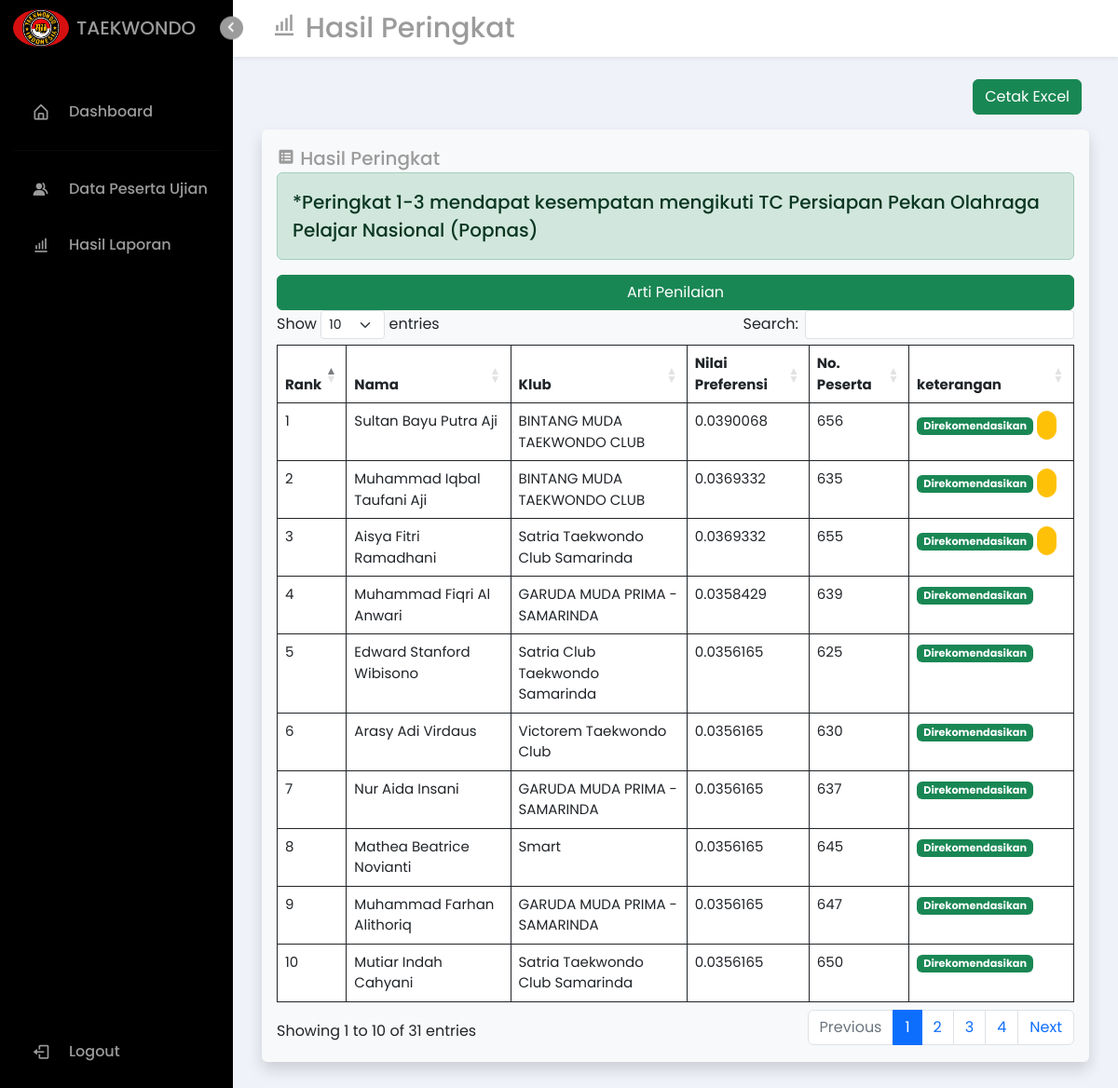
Page /public/staff/hasil on the committed database.
### tables this page shows
CREATE TABLE `alternatif` (
  `id` int(11) NOT NULL,
  `score` double NOT NULL,
  `nilai` double NOT NULL,
  `no_urut` int(4) NOT NULL,
  `nama` varchar(40) NOT NULL,
  `club` varchar(40) NOT NULL,
  `jurus` varchar(100) DEFAULT NULL,
  `14_gerakan_dasar` varchar(100) DEFAULT NULL,
  `teknik_tangan` varchar(100) DEFAULT NULL,
  `teknik_kaki` varchar(100) DEFAULT NULL,
  `sparing_1_langkah` varchar(100) DEFAULT NULL,
  `sparing` varchar(100) DEFAULT NULL,
  `pemecahan_papan` varchar(100) DEFAULT NULL,
  `tes_fisik` varchar(100) DEFAULT NULL
);

### app/core/Controller.php (called while the page is built, shortened)
<?php
class Controller{
	public function view($view, $data = []){
        require_once '../app/views/'. $view . '.php';
    }
}
?>

### app/controllers/Staff.php (called while the page is built, shortened)
<?php
class Staff extends Controller
{
    public function hasil()
    {
        $data['title'] = 'Hasil Laporan';
        $data['hasil'] = $this->model('Admin_model')->getHasil();
        $this->view('templates/header_staff', $data);
        $this->view('staff/hasil', $data);
        $this->view('templates/footer');
    }
}

### app/core/App.php (called while the page is built, shortened)
<?php
class App{
	protected $method = 'index';
	protected $params = [];
	public function __construct(){
		$url = $this->parseURL();
		if( file_exists('../app/controllers/'.$url[0].'.php') ){
			unset($url[0]);
		}
		$this->controller = new $this->controller;
		if( isset($url[1]) ){
			if( method_exists($this->controller, $url[1]) ){
				$this->method = $url[1];
			}
		}
		call_user_func_array([$this->controller, $this->method],  $this->params );
	}
	public function parseURL(){
		if (isset($_GET['url'])) {
			$url = rtrim($_GET['url'], '/');
			$url = filter_var($url, FILTER_SANITIZE_URL);
			$url = explode('/', $url);
			return $url;
		}
	}
}

### public/index.php (called while the page is built, shortened)
<?php
$app = new App;

### app/core/Database.php (called while the page is built, shortened)
<?php
class Database {
    private $host = DB_HOST;
    private $user = DB_USER;
    private $pass = DB_PASS;
    private $db_name = DB_NAME;
    private $dbh;
    private $stmt;
    public function __construct(){
        $dsn = 'mysql:host=' . $this->host . ';dbname=' . $this->db_name;
        $option = [
            PDO::ATTR_PERSISTENT => true,
            PDO::ATTR_ERRMODE => PDO::ERRMODE_EXCEPTION
        ];
        try {
            $this->dbh = new PDO($dsn, $this->user, $this->pass, $option);
        } catch (PDOException $error){
            die($error->getMassage() );
        }
    }
    public function query($query){
        $this->stmt = $this->dbh->prepare($query);
    }
    public function bind($param, $value, $type = null){
        if(is_null($type) ){
            switch(true){
                default :
                    $type = PDO::PARAM_STR;
            }
        }
        $this->stmt->bindValue($param, $value, $type);
    }
    public function execute(){
        $this->stmt->execute();
    }
    public function resultSet(){
        $this->execute();
        return $this->stmt->fetchAll(PDO::FETCH_ASSOC);
    }
}

### app/models/Admin_model.php (called while the page is built, shortened)
<?php
class Admin_model
{
    private $db;
    public function __construct()
    {
        $this->db = new Database;
    }
    public function getHasil()
    {
        $this->db->query("SELECT * FROM alternatif");
        $hasil = $this->db->resultSet();
        $score = 0;
        for ($i = 0; $i < count($hasil); $i++) {
            $score += $hasil[$i]["score"];
        }
        if ($score != 0) {
            for ($i = 0; $i < count($hasil); $i++) {
                $param = $hasil[$i]['id'];
                $pembagi = $hasil[$i]["score"];
                $nilai = $pembagi / $score;
                $query = "UPDATE alternatif SET nilai = :nilai WHERE id = '$param'";
                $this->db->query($query);
                $this->db->bind('nilai', $nilai);
                $this->db->execute();
            }
        }
        $this->db->query("SELECT * FROM alternatif ORDER BY nilai DESC");
        $result = $this->db->resultSet();
        return $result;
    }
}

### app/views/staff/hasil.php (the view, shortened to what this page needs)
<section class="home">
    <div class="text header-main shadow-sm">
        <span><i class='bx bx-bar-chart-alt'></i></span> Hasil Peringkat
    </div>
    <div class="container-fluid mt-4 isi">
        <div class="d-flex flex-row-reverse mb-3">
            <button type="button" class="btn btn-success me-2">
                <a href="<?= BASEURL; ?>/admin/cetak_hasil" class="text-white">Cetak Excel</a>
            </button>
        </div>
        <div class="scroll shadow rounded-2 bg-light p-3">
            <div class="keterangan-sub mb-2">
                <i class='bx bxs-spreadsheet'></i>
                <span>Hasil Peringkat</span>
                <div class="alert alert-success" role="alert">
                    *Peringkat 1-3 mendapat kesempatan mengikuti TC Persiapan Pekan Olahraga Pelajar Nasional (Popnas)
                </div>
            </div>
            <table id="example" class="table table-bordered border-dark mt-0">
                <thead>
                    <div class="d-grid gap-2">
                        <button type="button" class="btn btn-success" data-bs-toggle="modal" data-bs-target="#staticBackdrop">
                            Arti Penilaian
                        </button>
                    </div>
                    <tr>
                        <th scope="col">Rank</th>
                        <th scope="col">Nama</th>
                        <th scope="col">Klub</th>
                        <th scope="col">Nilai Preferensi</th>
                        <th scope="col">No. Peserta</th>
                        <th scope="col">keterangan</th>
                    </tr>
                </thead>
                <tbody>
                    <?php $rank = 1; ?>
                    <?php for ($i = 0; $i <= 2; $i++) : ?>
                        <tr>
                            <td><?= $rank++; ?></td>
                            <td><?= $data['hasil'][$i]['nama'] ?></td>
                            <td><?= $data['hasil'][$i]['club'] ?></td>
                            <td>
                                <?php $output = number_format($data['hasil'][$i]['nilai'], 7, '.', '');  ?>
                                <?= $output; ?>
                            </td>
                            <td><?= $data['hasil'][$i]['no_urut'] ?></td>
                            <td>
                                <span class="badge text-bg-success">Direkomendasikan</span>
                                <button type="button" class="btn rounded-pill btn-sm btn-warning text-warning">.</button>
                            </td>
                        </tr>
                    <?php endfor; ?>
                    <?php $rank = 4; ?>
                    <?php for ($i = 3; $i <= 9; $i++) : ?>
                        <tr>
                            <td><?= $rank++; ?></td>
                            <td><?= $data['hasil'][$i]['nama'] ?></td>
                            <td><?= $data['hasil'][$i]['club'] ?></td>
                            <td>
                                <?php $output = number_format($data['hasil'][$i]['nilai'], 7, '.', '');  ?>
                                <?= $output; ?>
                            </td>
                            <td><?= $data['hasil'][$i]['no_urut'] ?></td>
                            <td>
                                <span class="badge text-bg-success">Direkomendasikan</span>
                            </td>
                        </tr>
                    <?php endfor; ?>
                </tbody>
            </table>
        </div>
    </div>
</section>

### app/views/templates/header_staff.php (shortened to what this page needs)
<!DOCTYPE html>
<html lang="en">
<head>
    <link href='https://unpkg.com/boxicons@2.1.4/css/boxicons.min.css' rel='stylesheet'>
    <link href="https://cdnjs.cloudflare.com/ajax/libs/twitter-bootstrap/5.2.0/css/bootstrap.min.css" rel="stylesheet">
    <link href="https://cdn.datatables.net/1.13.1/css/dataTables.bootstrap5.min.css" rel="stylesheet">
    <link href="<?php echo BASEURL;?>/lib/owlcarousel/assets/owl.carousel.min.css" rel="stylesheet">
    <link href="vendor/bootstrap/css/bootstrap.min.css" rel="stylesheet">
    <link href="https://cdn.jsdelivr.net/npm/bootstrap@5.2.3/dist/css/bootstrap.min.css" rel="stylesheet">
    <link href="https://cdn.jsdelivr.net/npm/bootstrap@5.3.0-alpha1/dist/css/bootstrap.min.css" rel="stylesheet">
    <link rel="stylesheet" href="<?php echo BASEURL;?>/assets/css/templatemo-space-dynamic.css">
    <link rel="stylesheet" href="<?php echo BASEURL;?>/assets/css/style.css">
</head>
<body>
<nav class="sidebar ">
    <header>
        <div class="image-text">
            <span class="image">
                <img src="<?= BASEURL ?>/gambar/organisasi/logo_taekwondo.png" alt="logo">
            </span>
            <span class="text nav-text fs-5 ms-2">TAEKWONDO</span>
        </div>
        <i class='bx bx-chevron-right toggle'></i>
    </header>
    <div class="menu-bar">
        <div class="menu">
            <ul class="menu-link">
                <li class="nav-link">
                    <a href="<?php echo BASEURL; ?>/staff">
                        <i class='bx bx-home-alt icon' ></i>
                        <span class="text nav-text">Dashboard</span>
                    </a>
                </li>
                <hr>
                <li class="nav-link">
                    <a href="<?php echo BASEURL; ?>/staff/alternatif">
                        <i class='bx bxs-group icon' ></i>
                        <span class="text nav-text">Data Peserta Ujian</span>
                    </a>
                </li>
                <li class="nav-link">
                    <a href="<?php echo BASEURL; ?>/staff/hasil">
                        <i class='bx bx-bar-chart-alt icon' ></i>
                        <span class="text nav-text">Hasil Laporan</span>
                    </a>
                </li>
            </ul>
        </div>
        <div class="bottom-content">
            <li class="">
                <a href="<?php echo BASEURL; ?>/home">
                    <i class='bx bx-log-out icon' ></i>
                    <span class="text nav-text">Logout</span>
                </a>
            </li>
        </div>
    </div>
</nav>

### app/views/templates/footer.php (shortened to what this page needs)
</body>
</html>

### public/assets/css/templatemo-space-dynamic.css (style rules this page uses)
html, body, div, span, applet, object, iframe, h1, h2, h3, h4, h5, h6, p, blockquote, div pre, a, abbr, acronym, address, big, cite, code, del, dfn, em, font, img, ins, kbd, q, s, samp, small, strike, strong, sub, sup, tt, var, b, u, i, center, dl, dt, dd, ol, ul, li, figure, header, nav, section, article, aside, footer, figcaption { margin: 0; padding: 0; border: 0; outline: 0; }
ul, li { padding: 0; margin: 0; list-style: none; }
header, nav, section, article, aside, footer, hgroup { display: block; }
* { box-sizing: border-box; }
html, body { font-family: 'Poppins', sans-serif; font-weight: 400; background-color: #fff; -ms-text-size-adjust: 100%; -webkit-font-smoothing: antialiased; -moz-osx-font-smoothing: grayscale; }
a { text-decoration: none !important; }
ul { margin-bottom: 0px; }
img { width: 100%; overflow: hidden; }
html, body { background: #fff; font-family: 'Poppins', sans-serif; }

### public/assets/css/style.css (style rules this page uses)
.isi { margin: 2%; }
* { margin: 0; padding: 0; box-sizing: border-box; font-family: 'Poppins', sans-serif; }
:root { --body-color: #f0f2fa; --sidebar-color: #fff; --primary-color: #000000; --primary-color-light: #f6f5ff; --toggle-color: #ddd; --text-color: #9b9b9b; --background-logo: #d61010; --tran-02: all 0.2 ease; --tran-03: all 0.3 ease; --tran-04: all 0.4 ease; --tran-05: all 0.5 ease; }
body { height: 100%; background: var(--body-color); transition: all 0.5s; }
.sidebar { position: fixed; top: 0; left: 0; height: 100%; width: 250px; padding: 10px 14px; background: var(--primary-color); transition: all 0.3s; white-space: nowrap; opacity: 1; z-index: 100; }
.sidebar .text { font-size: 16px; font-weight: 500; color: var(--text-color); }
.sidebar .image { min-width: 60px; display: flex; align-items: center; justify-content: center; background: var(--background-logo); border-radius: 50%; }
.sidebar li { height: 50px; margin-top: 10px; list-style: none; display: flex; align-items: center; }
.sidebar li .icon { display: flex; align-items: center; justify-content: center; min-width: 60px; font-size: 20px; }
.sidebar li .icon, .sidebar li .text { color: var(--text-color); transition: all 0.2s; }
.sidebar header { position: relative; }
.sidebar .image-text img { width: 40px; border-radius: 6px; }
.sidebar header .image-text { display: flex; align-items: center; }
.sidebar header .toggle { position: absolute; top: 50%; right: -25px; transform: translateY(-50%) rotate(180deg); height: 25px; width: 25px; background: var(--text-color); display: flex; align-items: center; justify-content: center; border-radius: 50%; color: var(--sidebar-color); font-size: 22px; transition: all 0.3s; }
.sidebar .menu { margin-top: 35px; }
.sidebar li a { height: 100%; width: 100%; display: flex; align-items: center; text-decoration: none; transition: all 0.4s; border-radius: 6px; }
.sidebar .menu-bar { height: calc(100% - 50px); display: flex; flex-direction: column; justify-content: space-between; }
.home { min-height: 100vh; position: relative; padding-left: 250px; padding-bottom: 15px; width: 100%; background: var(--body-color); transition: all 0.5s; }
.home .text { font-size: 30px; font-weight: 500; color: var(--text-color); padding: 8px 40px; }
.isi { margin: 2%; width: 96%; height: 100%; }
.header-main { background: rgb(255, 255, 255); }
.home .keterangan-sub { font-size: 20px; font-weight: 500; color: var(--text-color); }
table thead { background: #bdbdbd; }
.table { font-size: 15px; }
.scroll { overflow: auto; }

### rows in the picture
alternatif: nama "Sultan Bayu Putra Aji", club "BINTANG MUDA TAEKWONDO CLUB", nilai "0.0390068", no_urut "656"
alternatif: nama "Muhammad Iqbal Taufani Aji", club "BINTANG MUDA TAEKWONDO CLUB", nilai "0.0369332", no_urut "635"
alternatif: nama "Aisya Fitri Ramadhani", club "Satria Taekwondo Club Samarinda", nilai "0.0369332", no_urut "655"
alternatif: nama "Muhammad Fiqri Al Anwari", club "GARUDA MUDA PRIMA - SAMARINDA", nilai "0.0358429", no_urut "639"
alternatif: nama "Edward Stanford Wibisono", club "Satria Club Taekwondo Samarinda", nilai "0.0356165", no_urut "625"
alternatif: nama "Arasy Adi Virdaus", club "Victorem Taekwondo Club", nilai "0.0356165", no_urut "630"
alternatif: nama "Nur Aida Insani", club "GARUDA MUDA PRIMA - SAMARINDA", nilai "0.0356165", no_urut "637"
alternatif: nama "Mathea Beatrice Novianti", club "Smart", nilai "0.0356165", no_urut "645"
alternatif: nama "Muhammad Farhan Alithoriq", club "GARUDA MUDA PRIMA - SAMARINDA", nilai "0.0356165", no_urut "647"
alternatif: nama "Mutiar Indah Cahyani", club "Satria Taekwondo Club Samarinda", nilai "0.0356165", no_urut "650"
